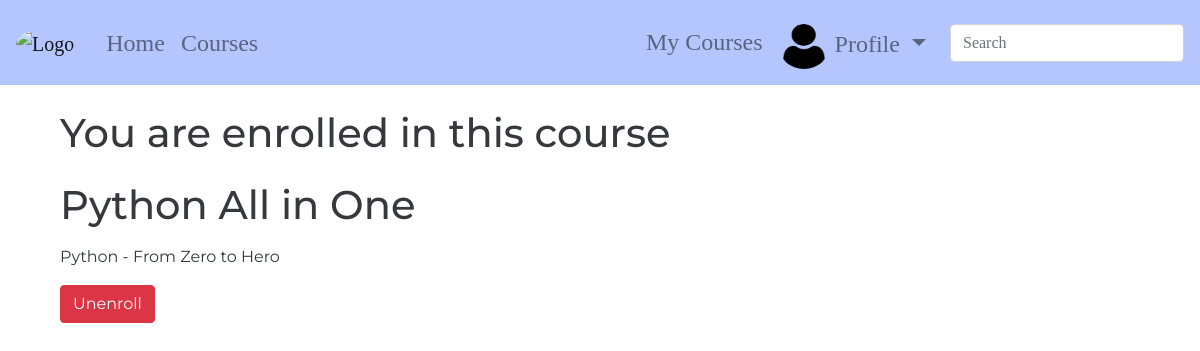
The app's page /courses/python/python-all-in-one/ (signed in) with its own data.
### accounts/models.py (models this page shows, shortened)
class CustomUser(AbstractUser, PermissionsMixin):
    email = models.EmailField(verbose_name='email', max_length=60, unique=True)
    username = models.CharField(max_length=30, unique=True)
    date_joined = models.DateTimeField(verbose_name='date joined', auto_now_add=True)
    last_login = models.DateTimeField(verbose_name='last login', auto_now=True)
    is_admin = models.BooleanField(default=False)
    is_active = models.BooleanField(default=True)
    is_staff = models.BooleanField(default=False)
    is_superuser = models.BooleanField(default=False)
    USERNAME_FIELD = 'email'
    REQUIRED_FIELDS = ['username', ]
    objects = CustomUserManager()

class Profile(models.Model):
    user = models.OneToOneField(settings.AUTH_USER_MODEL, related_name='profile', on_delete=models.CASCADE)
    first_name = models.CharField(max_length=40, null=True, blank=True)
    last_name = models.CharField(max_length=40, null=True, blank=True)
    phone = PhoneNumberField(max_length=20, null=True, blank=True)
    date_of_birth = models.DateField(null=True, blank=True)
    bio = models.TextField(null=True, blank=True)
    profile_pic = models.ImageField(null=True, blank=True, upload_to='images/profile_pics',
                                    default=get_default_profile_pic)

### courses/models.py (models this page shows, shortened)
class CourseInstance(models.Model):
    course = models.ForeignKey(Course, related_name='instances', on_delete=models.CASCADE)
    slug = models.SlugField(allow_unicode=True, unique=True)
    sub_title = models.CharField(max_length=100, null=True, blank=True)
    min_mark = models.SmallIntegerField(
        validators=[
            MinValueValidator(0),
            MaxValueValidator(100),
        ]
    )
    start_date = models.DateField(null=True, blank=True)
    end_date = models.DateField(null=True, blank=True)

class Course(models.Model):
    base_title = models.CharField(max_length=100)
    description = models.TextField(null=True, blank=True)
    slug = models.SlugField(allow_unicode=True, unique=True)

### courses/views.py (the view)
class CourseInstanceDetail(generic.DetailView):
    model = course_models.CourseInstance
    template_name = 'courses/course_instance_detail.html'
    context_object_name = 'course_instance'
    def get_object(self, queryset=None):
        return get_object_or_404(
            course_models.CourseInstance,
            course__slug=self.kwargs.get('course_slug'),
            slug=self.kwargs.get('instance_slug'),
        )
    def get_context_data(self, **kwargs):
        context = super(CourseInstanceDetail, self).get_context_data(**kwargs)
        if not self.request.user.is_authenticated:
            context['is_enrolled'] = False
        else:
            context['is_enrolled'] = self.object.enrolls.filter(student=self.request.user).exists()
        return context

### courses/templates/courses/course_instance_detail.html (shortened to what this page needs)
{% extends 'base.html' %}
{% block content %}
    <div class="container">
    {% if is_enrolled %}
        <h1>You are enrolled in this course</h1>
        <h1 class="mt-4 mb-3">{{ course_instance.sub_title }}</h1>
        <p>{{ course_instance.course.description }}</p>
        <a href="{% url 'courses:unenroll' course_slug=course_instance.course.slug instance_slug=course_instance.slug %}" class="btn btn-danger">Unenroll</a>
    {% else %}
        <h1 class="mb-3 text-center">Active Course</h1>
        <h1 class="mb-3">{{ course_instance.sub_title }}</h1>
        <p>{{ course_instance.course.description }}</p>
        <a href="{% url 'courses:enroll' course_slug=course_instance.course.slug instance_slug=course_instance.slug %}" class="btn btn-primary mt-4">Enroll</a>
    {% endif %}
    </div>
{% endblock %}

### templates/base.html (shortened to what this page needs)
<!DOCTYPE html>
{% load static %}
{% load accounts_extras %}
<html lang="en">
<head>
    <link rel="stylesheet" href="https://stackpath.bootstrapcdn.com/bootstrap/4.5.2/css/bootstrap.min.css">
    <link rel="stylesheet" href="https://stackpath.bootstrapcdn.com/font-awesome/4.7.0/css/font-awesome.min.css">    <link href="https://fonts.googleapis.com/css?family=Montserrat" rel="stylesheet">
    <link rel="stylesheet" href="https://use.fontawesome.com/releases/v5.15.1/css/all.css">
    <link rel="stylesheet" href="{% static 'course_manager/css/master.css' %}">
</head>
<body>
    <nav class="smart_scroll navbar navbar-expand-lg navbar-light" id="baseNavbar">
        <a href="{% url 'homepage' %}" class="navbar-brand">
            <img id="blogLogo" src="" alt="Logo">
        </a>
        <div class="collapse navbar-collapse" id="basicExampleNav">
            <ul class="navbar-nav mr-auto ml-2">
                <li class="nav-item">
                    <a class="nav-link" href="{% url 'homepage' %}">Home</a>
                </li>
                <li class="nav-item">
                    <a class="nav-link" href="{% url 'courses:courses-list' %}">Courses</a>
                </li>
            </ul>
            {% if user.is_authenticated %}
                <ul class="navbar-nav ml-2 pr-3 nav-flex-icons">
                    <li class="nav-item mt-2">
                        <a class="nav-link" href="{% url 'courses:user-courses' %}">My Courses</a>
                    </li>
                    <li class="nav-item dropdown mt-2">
                        <a href="#" class="nav-link dropdown-toggle" id="navbarDropdownMenuLink-4" data-toggle="dropdown"
                          aria-haspopup="true" aria-expanded="false">
                            {% if user.profile.profile_pic %}
                                <img class="profile_pic" src="{{ user.profile.profile_pic.url }}" alt="User Profile Picture">
                            {% else %}
                                <img class="profile_pic" src="{% static 'course_manager/images/default_profile_pic_1.png' %}"
                                     alt="Default Profile Picture">
                            {% endif %}
                            Profile
                        </a>
                    </li>
                </ul>
            {% endif %}
            <form class="navbar-form form-inline" method="get" action=""
                  role="search" id="navbarSearchForm">
              <div class="md-form my-2">
                <input id="searchBarInput" class="input_field form-control mr-sm-2" name="q"
                       type="text" placeholder="Search" aria-label="Search">
              </div>
            </form>
        </div>
    </nav>
    <div id="wrap" class="wrapper flex-grow-1">
        <div id="main" class="container content main_content mt-4 mb-5">
            {% block content %}
            {% endblock %}
        </div>
    </div>
</body>
</html>

### static/course_manager/css/master.css (style rules this page uses)
body { height: 100%; background-color: rgba(255, 255, 255, 0.39); color: #35383c; font-family: 'Montserrat', sans-serif; }
#baseNavbar { background-color: #b5c6ff; font-family: 'Arvo', serif; font-size: 1.5rem; }
#blogLogo { width: 90px; height: 75px; border-radius: 50%; }
#navbarSearchForm input[type=text] { width: 100%; }
.profile_pic { width: 50px; height: 45px; border-radius: 50%; }

### records on screen
CustomUser: profile.profile_pic (picture)
CourseInstance: sub_title "Python All in One", course.description "Python - From Zero to Hero"
